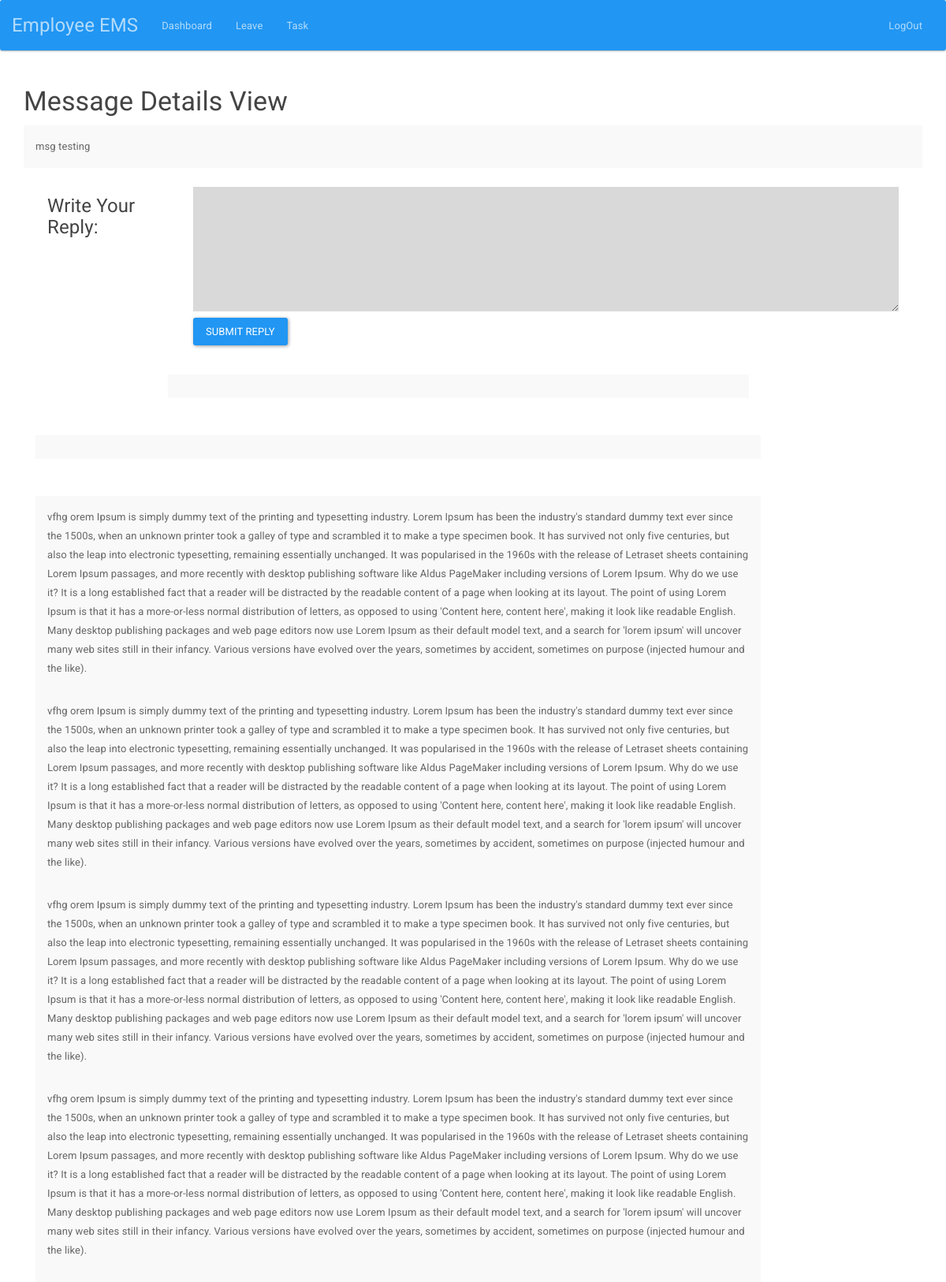
Screenshot of /employee/viewmsg.php?id=3 (signed in, upper part) with the database file from the repository.
### tables this page shows
CREATE TABLE `task` (
  `t_id` int(255) NOT NULL,
  `task` text NOT NULL,
  `user_id` int(255) NOT NULL,
  `assigend_by` int(255) NOT NULL,
  `date_time` timestamp NOT NULL DEFAULT current_timestamp() ON UPDATE current_timestamp()
);

CREATE TABLE `task_reply` (
  `r_id` int(255) NOT NULL,
  `reply` text NOT NULL,
  `m_id` int(11) NOT NULL,
  `reply_by` int(11) NOT NULL,
  `date_time` timestamp NOT NULL DEFAULT current_timestamp() ON UPDATE current_timestamp()
);

### employee/viewmsg.php (the view, shortened to what this page needs)
<?php include"../authentication/auth.php"; ?>
<!DOCTYPE html>
<html>
<head>
  <link rel="stylesheet" type="text/css" href="../css/style.css">
<body>
  <?php include 'header.php'; ?>
<div class="container">
<h3>Message Details View</h3>
<?php
$m_id=$_GET['id'];
 $query= "select * from task where `t_id`='". $m_id ."' ";
      $res=mysqli_query($conn,$query);
      $row= mysqli_fetch_array($res);
?>
<div class="col-sm-12" style="background: #f9f9f9; padding: 15px;">
<?php echo $row['task'];?>
</div>
<div class="col-sm-12">
  <br>
  <form action="" method="post">
    <fieldset>
    <div class="form-group">
      <label for="inputEmail" class="col-lg-2 control-label"><h4>Write Your Reply:</h4></label>
      <div class="col-lg-10">
    <textarea name="m_reply" rows="5" style="width: 100%; background: #d9d9d9;padding: 5px;"></textarea>
    </div>
  </div>
    <div class="form-group">
      <div class="col-lg-10 col-lg-offset-2">
        <button type="submit" class="btn btn-primary">SUBMIT REPLY</button>
      </div>
    </div>
  </fieldset>
  </form>
</div>
  <div class="col-sm-10">
  <fieldset>
    <p>&nbsp;</p>
    <?php  $m_id=$_GET['id'];
       $query1= "Select * from `task_reply` where `m_id`='". $m_id ."' AND
                                   `reply_by`='".$_SESSION['user_id']."'";
       $res1=mysqli_query($conn,$query1);
       while($row1= mysqli_fetch_array($res1)){
        ?>
    <div class="form-group">
      <label for="inputEmail" class="col-lg-2 control-label"><h3>&nbsp;</h3></label>
      <div class="col-lg-10">
        <div class="col-sm-12" style="background: #f9f9f9; padding: 15px;">
        <?php echo $row1['reply'];?>
         </div>
     </div>
  </fieldset>
</div>
<?php }
?>
</div>
</body>
</html>

### rows the page displays
task: task "msg testing"
task_reply: reply "vfhg orem Ipsum is simply dummy text of the printing and typesetting industry. Lorem Ipsum has been the industry's standard dummy text ever since the 1500s, when an unknown printer took a galley of type and scrambled it to make a type specimen book. It has survived not only five centuries, but also the leap into electronic typesetting, remaining essentially unchanged. It was popularised in the 1960s with the release of Letraset sheets containing Lorem Ipsum passages, and more recently with desktop publishing software like Aldus PageMaker including versions of Lorem Ipsum. Why do we use it? It is a long established fact that a reader will be distracted by the readable content of a page when…"
task_reply: reply "vfhg orem Ipsum is simply dummy text of the printing and typesetting industry. Lorem Ipsum has been the industry's standard dummy text ever since the 1500s, when an unknown printer took a galley of type and scrambled it to make a type specimen book. It has survived not only five centuries, but also the leap into electronic typesetting, remaining essentially unchanged. It was popularised in the 1960s with the release of Letraset sheets containing Lorem Ipsum passages, and more recently with desktop publishing software like Aldus PageMaker including versions of Lorem Ipsum. Why do we use it? It is a long established fact that a reader will be distracted by the readable content of a page when…"
task_reply: reply "vfhg orem Ipsum is simply dummy text of the printing and typesetting industry. Lorem Ipsum has been the industry's standard dummy text ever since the 1500s, when an unknown printer took a galley of type and scrambled it to make a type specimen book. It has survived not only five centuries, but also the leap into electronic typesetting, remaining essentially unchanged. It was popularised in the 1960s with the release of Letraset sheets containing Lorem Ipsum passages, and more recently with desktop publishing software like Aldus PageMaker including versions of Lorem Ipsum. Why do we use it? It is a long established fact that a reader will be distracted by the readable content of a page when…"
task_reply: reply "vfhg orem Ipsum is simply dummy text of the printing and typesetting industry. Lorem Ipsum has been the industry's standard dummy text ever since the 1500s, when an unknown printer took a galley of type and scrambled it to make a type specimen book. It has survived not only five centuries, but also the leap into electronic typesetting, remaining essentially unchanged. It was popularised in the 1960s with the release of Letraset sheets containing Lorem Ipsum passages, and more recently with desktop publishing software like Aldus PageMaker including versions of Lorem Ipsum. Why do we use it? It is a long established fact that a reader will be distracted by the readable content of a page when…"
